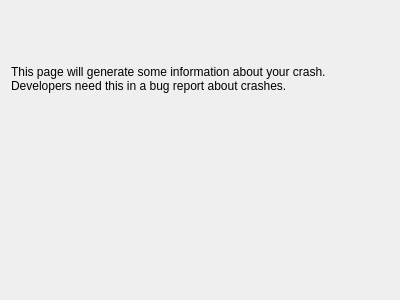
<?xml version="1.0" encoding="UTF-8"?>
<ui version="4.0">
 <class>AssistantPageCrashInfo</class>
 <widget class="QWidget" name="AssistantPageCrashInfo">
  <property name="geometry">
   <rect>
    <x>0</x>
    <y>0</y>
    <width>400</width>
    <height>300</height>
   </rect>
  </property>
  <property name="windowTitle">
   <string>Form</string>
  </property>
  <layout class="QVBoxLayout" name="verticalLayout">
   <item>
    <widget class="QLabel" name="m_subTitle">
     <property name="text">
      <string comment="@info/rich">This page will generate some information about your crash. Developers need this in a bug report about crashes.</string>
     </property>
     <property name="wordWrap">
      <bool>true</bool>
     </property>
    </widget>
   </item>
   <item>
    <widget class="QWidget" name="m_backtraceWidget" native="true"/>
   </item>
  </layout>
 </widget>
 <resources/>
 <connections/>
</ui>
